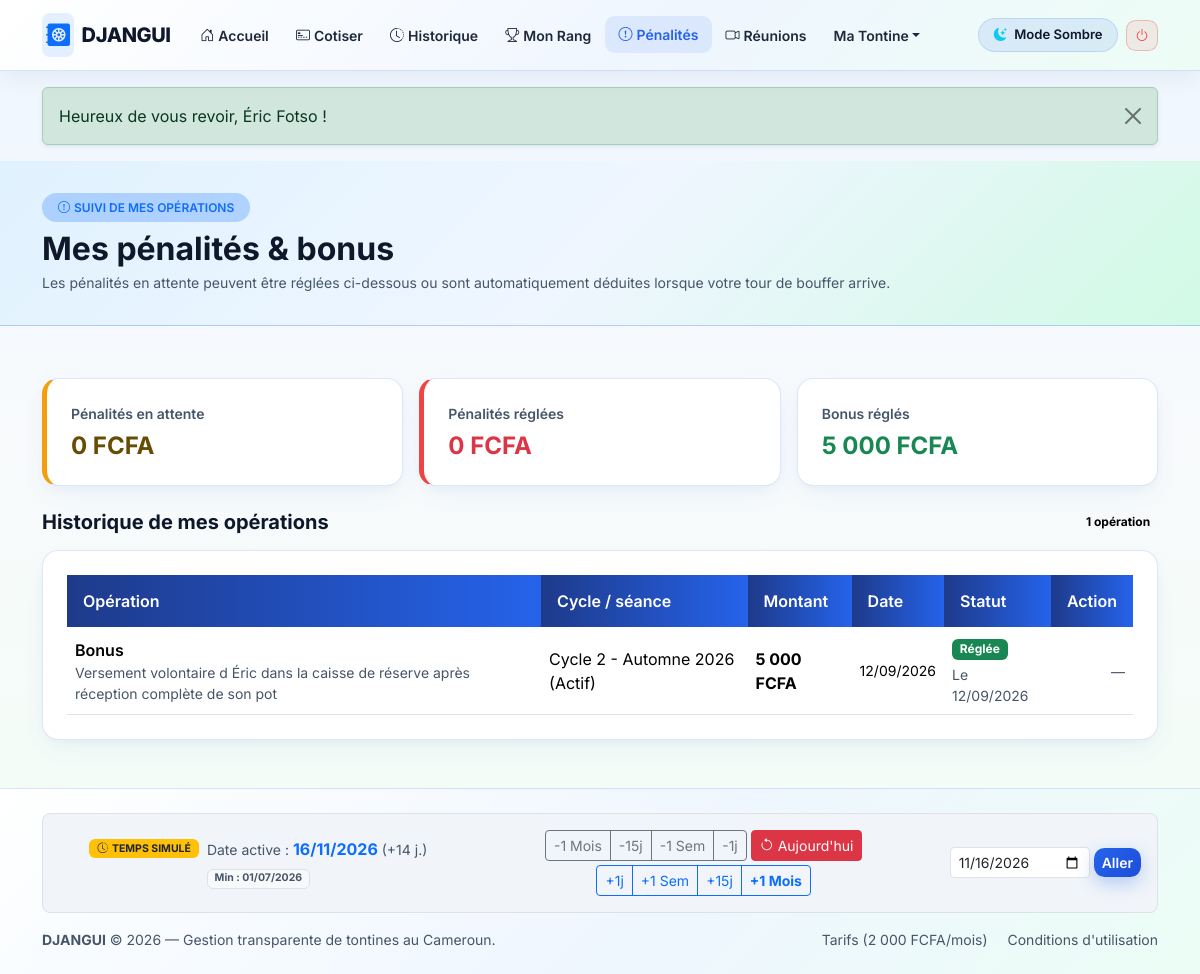
The app's page /member/penalties.php (signed in) with its own data.
### tables this page shows
CREATE TABLE penalties (
    id INT UNSIGNED AUTO_INCREMENT PRIMARY KEY,
    cycle_member_id INT UNSIGNED NOT NULL,
    contribution_id INT UNSIGNED DEFAULT NULL COMMENT 'Cotisation en retard liee a cette penalite (si applicable)',
    type_operation ENUM('penalite', 'bonus') NOT NULL,
    montant DECIMAL(12,2) NOT NULL,
    motif VARCHAR(255) NOT NULL,
    statut ENUM('en_attente', 'regle', 'annule') NOT NULL DEFAULT 'en_attente',
    date_operation DATETIME NOT NULL DEFAULT CURRENT_TIMESTAMP,
    date_reglement DATETIME DEFAULT NULL,
    auteur_id INT UNSIGNED NOT NULL,

    CONSTRAINT chk_penalties_montant CHECK (montant > 0),
    CONSTRAINT fk_penalties_cycle_member FOREIGN KEY (cycle_member_id) REFERENCES cycle_members(id) ON DELETE CASCADE ON UPDATE CASCADE,
    CONSTRAINT fk_penalties_contrib FOREIGN KEY (contribution_id) REFERENCES contributions(id) ON DELETE SET NULL ON UPDATE CASCADE,
    CONSTRAINT fk_penalties_auteur FOREIGN KEY (auteur_id) REFERENCES users(id) ON DELETE RESTRICT ON UPDATE CASCADE,
    INDEX idx_penalties_membre_statut (cycle_member_id, statut)
);

CREATE TABLE cycles (
    id INT UNSIGNED AUTO_INCREMENT PRIMARY KEY,
    tontine_id INT UNSIGNED NOT NULL,
    numero_cycle INT UNSIGNED NOT NULL,
    titre VARCHAR(100) NOT NULL,
    montant_cotisation DECIMAL(12,2) NOT NULL,
    frequence ENUM('hebdo', 'bimensuel', 'mensuel') NOT NULL DEFAULT 'mensuel',
    montant_penalite_retard DECIMAL(12,2) NOT NULL DEFAULT 0.00,
    date_debut DATE NOT NULL,
    date_fin DATE DEFAULT NULL,
    statut ENUM('brouillon', 'actif', 'termine', 'annule') NOT NULL DEFAULT 'brouillon',
    date_tirage DATETIME DEFAULT NULL,
    tirage_verrouille TINYINT(1) NOT NULL DEFAULT 0,
    auteur_tirage_id INT UNSIGNED DEFAULT NULL,
    created_at DATETIME NOT NULL DEFAULT CURRENT_TIMESTAMP,

    CONSTRAINT uq_cycles_tontine_numero UNIQUE (tontine_id, numero_cycle),
    CONSTRAINT chk_cycles_montant CHECK (montant_cotisation > 0),
    CONSTRAINT chk_cycles_penalite CHECK (montant_penalite_retard >= 0),
    CONSTRAINT fk_cycles_tontine FOREIGN KEY (tontine_id) REFERENCES tontines(id) ON DELETE CASCADE ON UPDATE CASCADE,
    CONSTRAINT fk_cycles_auteur_tirage FOREIGN KEY (auteur_tirage_id) REFERENCES users(id) ON DELETE SET NULL ON UPDATE CASCADE,
    INDEX idx_cycles_tontine_statut (tontine_id, statut)
);

### includes/functions.php (called while the page is built, shortened)
<?php
function e($texte) {
    return htmlspecialchars((string)$texte, ENT_QUOTES, 'UTF-8');
}
function format_fcfa($montant) {
    return number_format((float)$montant, 0, ',', ' ') . ' FCFA';
}

### member/penalties.php (the view, shortened to what this page needs)
<?php
require_once __DIR__ . '/../includes/functions.php';
$user_id    = (int)$_SESSION['user_id'];
$tontine_id = (int)($_SESSION['tontine_id'] ?? 0);
$stmtStats = $pdo->prepare("
    SELECT
        COALESCE(SUM(CASE WHEN p.type_operation = 'penalite' AND p.statut = 'en_attente' THEN p.montant ELSE 0 END), 0) AS penalites_en_attente,
        COALESCE(SUM(CASE WHEN p.type_operation = 'penalite' AND p.statut = 'regle' THEN p.montant ELSE 0 END), 0) AS penalites_reglees,
        COALESCE(SUM(CASE WHEN p.type_operation = 'bonus' AND p.statut = 'regle' THEN p.montant ELSE 0 END), 0) AS bonus_regles
    FROM penalties p
    JOIN cycle_members cm ON cm.id = p.cycle_member_id
    JOIN cycles c ON c.id = cm.cycle_id
    WHERE cm.user_id = ?
      AND c.tontine_id = ?
      AND p.statut != 'annule'
");
$stmtStats->execute([$user_id, $tontine_id]);
$stats = $stmtStats->fetch();
$stmtPenalites = $pdo->prepare("
    SELECT p.id, p.type_operation, p.montant, p.motif, p.statut,
           p.date_operation, p.date_reglement,
           c.titre AS titre_cycle, c.numero_cycle,
           co.numero_seance
    FROM penalties p
    JOIN cycle_members cm ON cm.id = p.cycle_member_id
    JOIN cycles c ON c.id = cm.cycle_id
    LEFT JOIN contributions co ON co.id = p.contribution_id
    WHERE cm.user_id = ?
      AND c.tontine_id = ?
      AND p.statut != 'annule'
    ORDER BY (p.statut = 'en_attente') DESC, p.date_operation DESC, p.id DESC
");
$stmtPenalites->execute([$user_id, $tontine_id]);
$penalites = $stmtPenalites->fetchAll();
$libelles_type = [
    'penalite' => 'Pénalité de retard',
    'bonus'    => 'Bonus',
];
$libelles_statut = [
    'en_attente' => 'En attente de règlement',
    'regle'      => 'Réglée',
];
$classes_statut = [
    'en_attente' => 'text-bg-warning',
    'regle'      => 'text-bg-success',
];
require_once __DIR__ . '/../includes/header.php';
require_once __DIR__ . '/../includes/navbar.php';
?>
<div class="page-header-dark">
    <div class="container">
        <span class="badge bg-primary bg-opacity-25 text-primary px-3 py-2 rounded-pill fw-semibold mb-2">
            <i class="bi bi-exclamation-circle me-1"></i>SUIVI DE MES OPÉRATIONS
        </span>
        <h1 class="fw-bold h2 mb-1">Mes pénalités & bonus</h1>
        <p class="text-muted small mb-0">
            Les pénalités en attente peuvent être réglées ci-dessous ou sont automatiquement déduites lorsque votre tour de bouffer arrive.
        </p>
    </div>
</div>
<main class="container pb-5">
    <div class="row g-3 mt-1 mb-4">
        <div class="col-sm-6 col-lg-4">
            <div class="card card-djangui h-100 p-4 border-left-warning">
                <span class="text-muted small fw-semibold">Pénalités en attente</span>
                <h2 class="h4 fw-bold text-warning-emphasis mt-2 mb-0"><?= format_fcfa($stats['penalites_en_attente'] ?? 0) ?></h2>
            </div>
        </div>
        <div class="col-sm-6 col-lg-4">
            <div class="card card-djangui h-100 p-4 border-left-danger">
                <span class="text-muted small fw-semibold">Pénalités réglées</span>
                <h2 class="h4 fw-bold text-danger mt-2 mb-0"><?= format_fcfa($stats['penalites_reglees'] ?? 0) ?></h2>
            </div>
        </div>
        <div class="col-sm-6 col-lg-4">
            <div class="card card-djangui h-100 p-4 border-left-success">
                <span class="text-muted small fw-semibold">Bonus réglés</span>
                <h2 class="h4 fw-bold text-success mt-2 mb-0"><?= format_fcfa($stats['bonus_regles'] ?? 0) ?></h2>
            </div>
        </div>
    </div>
    <section aria-labelledby="mes-penalites-title">
        <div class="d-flex justify-content-between align-items-center mb-3">
            <h2 id="mes-penalites-title" class="h5 fw-bold mb-0">Historique de mes opérations</h2>
            <span class="badge rounded-pill text-bg-light"><?= count($penalites) ?> opération<?= count($penalites) > 1 ? 's' : '' ?></span>
        </div>
        <?php if (empty($penalites)): ?>
            <div class="card card-djangui p-4 text-center text-muted">
                <i class="bi bi-check-circle fs-2 mb-2"></i>
                Aucune pénalité ni aucun bonus à afficher.
            </div>
        <?php else: ?>
            <div class="card card-djangui p-3 p-md-4">
                <div class="table-responsive">
                    <table class="table table-djangui align-middle mb-0">
                        <thead>
                            <tr>
                                <th>Opération</th>
                                <th>Cycle / séance</th>
                                <th>Montant</th>
                                <th>Date</th>
                                <th>Statut</th>
                                <th class="text-end">Action</th>
                            </tr>
                        </thead>
                        <tbody>
                            <?php foreach ($penalites as $penalite): ?>
                                <tr>
                                    <td>
                                        <div class="fw-semibold"><?= e($libelles_type[$penalite['type_operation']] ?? $penalite['type_operation']) ?></div>
                                        <div class="small text-muted"><?= e($penalite['motif']) ?></div>
                                    </td>
                                    <td>
                                        <div><?= e($penalite['titre_cycle']) ?></div>
                                    </td>
                                    <td class="fw-bold"><?= format_fcfa($penalite['montant']) ?></td>
                                    <td class="small"><?= date('d/m/Y', strtotime($penalite['date_operation'])) ?></td>
                                    <td>
                                        <span class="badge <?= e($classes_statut[$penalite['statut']] ?? 'text-bg-secondary') ?>">
                                            <?= e($libelles_statut[$penalite['statut']] ?? $penalite['statut']) ?>
                                        </span>
                                        <?php if ($penalite['statut'] === 'regle' && !empty($penalite['date_reglement'])): ?>
                                            <div class="small text-muted mt-1">Le <?= date('d/m/Y', strtotime($penalite['date_reglement'])) ?></div>
                                        <?php endif; ?>
                                    </td>
                                    <td class="text-end">
                                        <?php if ($penalite['statut'] === 'en_attente' && $penalite['type_operation'] === 'penalite'): ?>
                                            <form method="POST" action="penalties.php" class="d-inline">
                                                <?= champ_csrf() ?>
                                                <input type="hidden" name="action" value="regler_ma_penalite">
                                                <input type="hidden" name="penalty_id" value="<?= (int)$penalite['id'] ?>">
                                                <button type="submit" class="btn btn-sm btn-glow-emerald">
                                                    <i class="bi bi-wallet2 me-1"></i>Régler
                                                </button>
                                            </form>
                                        <?php else: ?>
                                            <span class="text-muted small">—</span>
                                        <?php endif; ?>
                                    </td>
                                </tr>
                            <?php endforeach; ?>
                        </tbody>
                    </table>
                </div>
            </div>
        <?php endif; ?>
    </section>
</main>
<?php require_once __DIR__ . '/../includes/footer.php'; ?>

### assets/css/style.css (style rules this page uses)
:root, [data-theme="light"] { --dj-bg-body: #f4f8fb; --dj-bg-body-gradient: linear-gradient(180deg, #eef6ff 0%, #f8fafc 45%, #f0fdf4 100%); --dj-bg-card: #fff; --dj-bg-section-alt: linear-gradient(135deg, #ffffff 0%, #f0f7ff 60%, #ecfdf5 100%); --dj-bg-box: #f1f5f9; --dj-text-main: #0f172a; --dj-text-muted: #475569; --dj-border-color: rgba(37, 99, 235, 0.16); --dj-navbar-bg: linear-gradient(135deg, rgba(255, 255, 255, 0.96) 0%, rgba(239, 246, 255, 0.96) 55%, rgba(236, 253, 245, 0.96) 100%); --dj-navbar-border: rgba(37, 99, 235, 0.18); --dj-navbar-shadow: 0 6px 24px rgba(15, 23, 42, 0.06); --dj-nav-link: #1e293b; --dj-nav-link-hover-bg: rgba(37, 99, 235, 0.10); --dj-nav-link-active: #2563eb; --dj-brand-text: #0f172a; --dj-hero-overlay: linear-gradient(125deg, rgba(255, 255, 255, 0.93) 0%, rgba(224, 242, 254, 0.88) 52%, rgba(209, 250, 229, 0.84) 100%); --dj-hero-title: #0f172a; --dj-hero-subtitle: #1e293b; --dj-hero-shadow: 0 2px 10px rgba(255, 255, 255, 0.8); --dj-hero-badge-bg: rgba(37, 99, 235, 0.10); --dj-hero-badge-border: rgba(37, 99, 235, 0.30); --dj-hero-invite-bg: rgba(255, 255, 255, 0.88); --dj-hero-invite-border: rgba(37, 99, 235, 0.25); --dj-phone-frame: linear-gradient(145deg, #ffffff 0%, #e2e8f0 100%); --dj-phone-border: #cbd5e1; --dj-phone-screen: #f8fafc; --dj-phone-tx-bg: #ffffff; --dj-phone-pot-bg: linear-gradient(135deg, #2563eb 0%, #0284c7 60%, #059669 100%); --dj-accent-card-bg: linear-gradient(135deg, #e0f2fe 0%, #eff6ff 50%, #d1fae5 100%); --dj-accent-card-border: rgba(37, 99, 235, 0.28); --dj-accent-card-text: #0f172a; --dj-accent-subbox-bg: rgba(255, 255, 255, 0.85); --dj-card-shadow: 0 10px 28px -6px rgba(37, 99, 235, 0.08), 0 4px 12px -3px rgba(15, 23, 42, 0.04); --dj-hover-shadow: 0 20px 38px -8px rgba(37, 99, 235, 0.22); --dj-table-head-bg: linear-gradient(90deg, #1e3a8a 0%, #2563eb 100%); --dj-table-head-text: #ffffff; --dj-blue: #2563eb; --dj-emerald: #059669; }
body { background: var(--dj-bg-body-gradient); background-color: var(--dj-bg-body); color: var(--dj-text-main); font-family: 'Inter', system-ui, -apple-system, sans-serif; min-height: 100vh; display: flex; flex-direction: column; transition: background 0.3s ease, color 0.25s ease; overflow-x: hidden; }
.text-muted { color: var(--dj-text-muted) !important; }
.card-djangui { background-color: var(--dj-bg-card); color: var(--dj-text-main); border: 1px solid var(--dj-border-color); border-radius: 1rem; box-shadow: var(--dj-card-shadow); transition: transform 0.28s ease, box-shadow 0.28s ease, border-color 0.28s ease, background-color 0.25s ease; }
.border-left-warning { border-left: 5px solid #f59e0b !important; }
.border-left-danger { border-left: 5px solid #ef4444 !important; }
.page-header-dark { background: var(--dj-accent-card-bg); color: var(--dj-accent-card-text); padding: 2rem 0; margin-bottom: 2rem; border-bottom: 1px solid var(--dj-accent-card-border); }
.table-djangui thead th { background: var(--dj-table-head-bg); color: var(--dj-table-head-text); font-weight: 600; border: none; padding: 0.9rem 1rem; }

### records on screen
penalties: type_operation "Bonus", motif "Versement volontaire d Éric dans la caisse de réserve après réception complète de son pot", cycles.titre "Cycle 2 - Automne 2026 (Actif)", montant "5 000 FCFA", date_operation "12/09/2026", statut "Réglée", date_reglement "12/09/2026"

### other values on screen
$_SESSION['flash_texte'] "Heureux de vous revoir, Éric Fotso !"
format_fcfa($stats['penalites_en_attente'] ?? 0) "0 FCFA"
format_fcfa($stats['penalites_reglees'] ?? 0) "0 FCFA"
format_fcfa($stats['bonus_regles'] ?? 0) "5 000 FCFA"
count($penalites) "1"
$date_sim_str "16/11/2026"
$jours_ecart "14"
$date_min_str "01/07/2026"
date_actuelle('Y') "2026"
